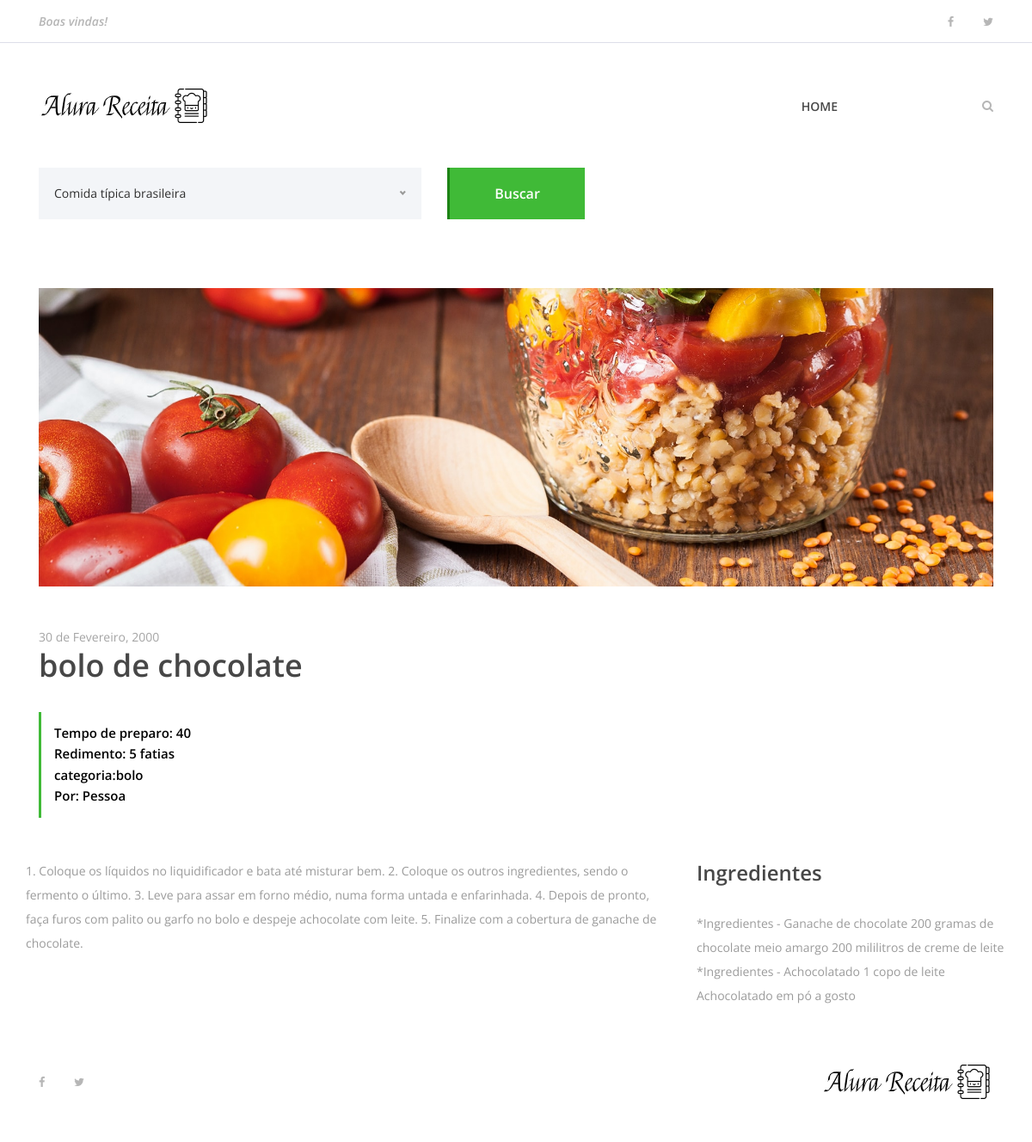
The page /1 on the database its author committed.
### receitas/models.py (models this page shows)
class Receita(models.Model):
    nome_receita = models.CharField(max_length=200)
    ingredientes = models.TextField()
    modo_preparo = models.TextField()
    tempo_peparo = models.IntegerField()
    rendimento = models.CharField(max_length=100)
    categoria = models.CharField(max_length=100)
    date_receita = models.DateTimeField(default=datetime.now, blank=True)

### receitas/views.py (the view)
# urls.py: path('<int:receita_id>', views.receita, name = 'receita')
def receita(request, receita_id):
    receita = get_object_or_404(Receita, pk=receita_id)
    receita_a_exibir = {
        'receita': receita
    }
    return render(request, 'receita.html', receita_a_exibir)

### receitas/templates/receita.html (shortened to what this page needs)
{% extends 'base.html' %}
{% load static %}
{% block content %}
    {% include 'partials/menu.html' %}
        <div class="receipe-post-search mb-80">
            <div class="container">
                <form action="#" method="post">
                    <div class="row">
                        <div class="col-12 col-lg-5">
                        </div>
                        <div class="col-12 col-lg-2 text-right">
                            <button type="submit" class="btn delicious-btn">Buscar</button>
                        </div>
                    </div>
                </form>
            </div>
        </div>
        <div class="container">
            <div class="row">
                <div class="col-12">
                    <div class="receipe-slider owl-carousel">
                        <img src="{% static 'img/bg-img/tomate_banner.jpg' %}">
                    </div>
                </div>
            </div>
        </div>
        <div class="receipe-content-area">
            <div class="container">
                <div class="row">
                    <div class="col-12 col-md-8">
                        <div class="receipe-headline my-5">
                            <span>30 de Fevereiro, 2000</span>
                            <h2>{{receita.nome_receita}}</h2>
                            <div class="receipe-duration">
                                <h6>Tempo de preparo: {{receita.tempo_peparo}}</h6>
                                <h6>Redimento: {{receita.rendimento}}</h6>
                                <h6> categoria:{{receita.categoria}}</h6>
                                <h6>Por: Pessoa</h6>
                            </div>
                        </div>
                    </div>
                <div class="row">
                    <div class="col-12 col-lg-8">
                        <div class="single-preparation-step d-flex">
                            <p>{{receita.modo_preparo}}</p>
                        </div>
                    </div>
                    <div class="col-12 col-lg-4">
                        <div class="ingredients">
                            <h4>Ingredientes</h4>
                            <div class="ingredients">
                                <p>{{receita.ingredientes}}</p>
                            </div>
                        </div>
                    </div>
                </div>
    {% include 'partials/footer.html' %}
        {% endblock %}

### receitas/templates/base.html (shortened to what this page needs)
{% load static %}
<!DOCTYPE html>
<html lang="pt-br">
<head>
    <link rel="stylesheet" href="{% static 'site.css' %}">
</head>
<body>
    {% block content%} {% endblock %}
</body>
</html>

### receitas/templates/partials/menu.html (shortened to what this page needs)
   {% load static %}
    <header class="header-area">
        <div class="top-header-area">
            <div class="container h-100">
                <div class="row h-100 align-items-center justify-content-between">
                    <div class="col-12 col-sm-6">
                        <div class="breaking-news">
                            <div id="breakingNewsTicker" class="ticker">
                                <ul>
                                    <li><a href="">Boas vindas!</a></li>
                                </ul>
                            </div>
                        </div>
                    </div>
                    <div class="col-12 col-sm-6">
                        <div class="top-social-info text-right">
                            <a href=""><i class="fa fa-facebook" aria-hidden="true"></i></a>
                            <a href=""><i class="fa fa-twitter" aria-hidden="true"></i></a>
                        </div>
                    </div>
                </div>
            </div>
        </div>
        <div class="delicious-main-menu">
            <div class="classy-nav-container breakpoint-off">
                <div class="container">
                    <nav class="classy-navbar justify-content-between" id="deliciousNav">
                        <a class="nav-brand" href="{% url 'index' %}"><img src="{% static 'img/core-img/logo.png' %}" alt=""></a>
                        <div class="classy-menu">
                            <div class="classynav">
                                <ul>
                                    <li><a href="{% url 'index' %}">Home</a></li>
                                </ul>
                                <div class="search-btn">
                                    <i class="fa fa-search" aria-hidden="true"></i>
                                </div>
                            </div>
                        </div>
                    </nav>
                </div>
            </div>
        </div>
    </header>

### receitas/templates/partials/footer.html
{% load static %}
 <footer class="footer-area">
    <div class="container h-100">
        <div class="row h-100">
            <div class="col-12 h-100 d-flex flex-wrap align-items-center justify-content-between">
                <div class="footer-social-info text-right">
                    <a href="#"><i class="fa fa-facebook" aria-hidden="true"></i></a>
                    <a href="#"><i class="fa fa-twitter" aria-hidden="true"></i></a>
                </div>
                <div class="footer-logo">
                    <a href=" {% url 'index' %}"><img src=" {% static 'img/core-img/logo.png' %} " alt=""></a>
                </div>
            </div>
        </div>
    </div>
</footer>

### static/site.css (style rules this page uses)
* { margin: 0; padding: 0; }
body { font-family: "Open Sans", sans-serif; font-size: 14px; }
h1, h2, h3, h4, h5, h6 { color: #000000; line-height: 1.3; font-weight: 600; }
p { color: #9b9b9b; font-size: 14px; line-height: 2; font-weight: 400; }
a, a:hover, a:focus { -webkit-transition-duration: 500ms; transition-duration: 500ms; text-decoration: none; outline: 0 solid transparent; color: #000000; font-weight: 600; font-size: 14px; color: #474747; }
ul, ol { margin: 0; }
ul li, ol li { list-style: none; }
img { height: auto; max-width: 100%; }
.mb-80 { margin-bottom: 80px !important; }
.delicious-btn { display: inline-block; min-width: 160px; height: 60px; color: #ffffff; border: none; border-left: 3px solid #1c8314; border-radius: 0; padding: 0 30px; font-size: 16px; line-height: 58px; font-weight: 600; -webkit-transition-duration: 500ms; transition-duration: 500ms; text-transform: capitalize; background-color: #40ba37; }
.header-area { position: relative; z-index: 100; width: 100%; }
.header-area .top-header-area { width: 100%; height: 50px; background-color: #ffffff; border-bottom: 1px solid #dddee9; }
.header-area .top-header-area .breaking-news { position: relative; z-index: 1; }
.header-area .top-header-area .breaking-news .ticker { width: 100%; text-align: left; position: relative; overflow: hidden; }
.header-area .top-header-area .breaking-news .ticker ul { width: 100%; position: relative; z-index: 1; }
.header-area .top-header-area .breaking-news .ticker ul li { display: none; width: 100%; }
.header-area .top-header-area .breaking-news .ticker ul li a { font-size: 14px; color: #b6b6b6; font-style: italic; }
.header-area .top-header-area .top-social-info a { display: inline-block; color: #b6b6b6; font-size: 13px; margin-right: 30px; }
.header-area .top-header-area .top-social-info a:last-child { margin-right: 0; }
.header-area .delicious-main-menu { position: relative; width: 100%; z-index: 100; height: 145px; }
.header-area .delicious-main-menu .classy-nav-container { background-color: transparent; }
.header-area .delicious-main-menu .classy-navbar { height: 145px; padding: 0; }
.header-area .delicious-main-menu .classy-navbar .classynav ul li a { font-weight: 600; }
.header-area .delicious-main-menu .classy-navbar .classynav > ul > li > a { text-transform: uppercase; padding: 12px 18px 11px; background-color: transparent; border-bottom: 3px solid transparent; line-height: 1; color: #474747; font-weight: 600; }
.header-area .delicious-main-menu .classynav .search-btn { color: #b6b6b6; margin-left: 150px; cursor: pointer; -webkit-transition-duration: 500ms; transition-duration: 500ms; }
.header-area .delicious-main-menu .classynav .search-btn i { -webkit-transition-duration: 500ms; transition-duration: 500ms; }
.receipe-post-search { position: relative; z-index: 20; }
.receipe-slider { position: relative; z-index: 1; }
.receipe-headline span { font-size: 14px; display: block; color: #a4a4a4; margin-bottom: 0; }
.receipe-headline h2 { font-size: 36px; color: #474747; margin-bottom: 30px; }
.receipe-headline .receipe-duration { border-left: 3px solid #40ba37; padding: 15px; }
.receipe-headline .receipe-duration h6 { font-size: 15px; margin-bottom: 5px; }
.receipe-headline .receipe-duration h6:last-child { margin-bottom: 0; }
.single-preparation-step { position: relative; z-index: 1; margin-bottom: 50px; }
.ingredients h4 { color: #474747; margin-bottom: 30px; }
.footer-area { position: relative; z-index: 1; width: 100%; height: 140px; background-color: #ffffff; }
.footer-area .footer-social-info { padding-right: 15px; }
.footer-area .footer-social-info a { display: inline-block; color: #b6b6b6; font-size: 13px; margin-right: 30px; }
.footer-area .footer-social-info a:last-child { margin-right: 0; }

### rows shown on the page
Receita: nome_receita "bolo de chocolate", tempo_peparo "40", rendimento "5 fatias", categoria "bolo", modo_preparo "1. Coloque os líquidos no liquidificador e bata até misturar bem. 2. Coloque os outros ingredientes, sendo o fermento o último. 3. Leve para assar em forno médio, numa forma untada e enfarinhada. 4. Depois de pronto, faça furos com palito ou garfo no bolo e despeje achocolate com leite. 5. Finalize com a cobertura de ganache de chocolate.", ingredientes "*Ingredientes - Ganache de chocolate 200 gramas de chocolate meio amargo 200 mililitros de creme de leite *Ingredientes - Achocolatado 1 copo de leite Achocolatado em pó a gosto"
